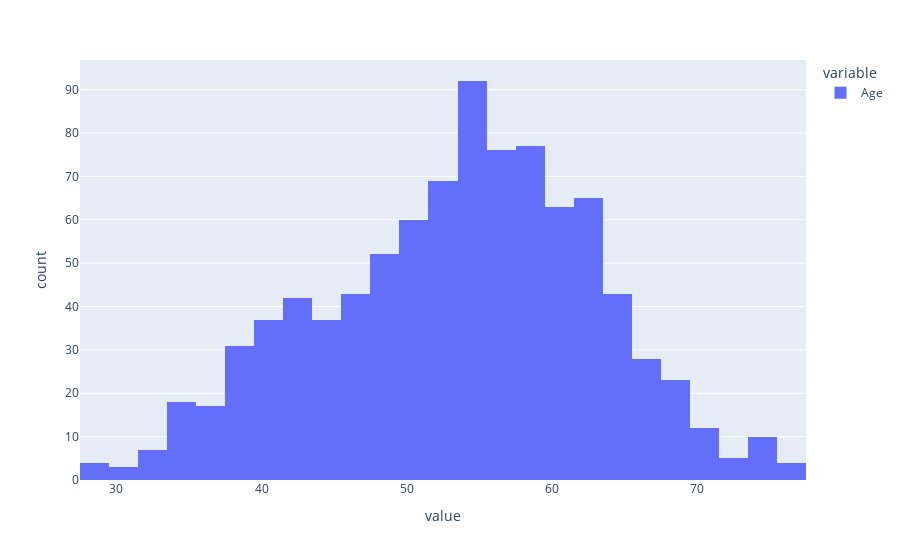

Source (notebook cell):
### Markdown cell above
#### Age Disturbution

### Code cell
fig = px.histogram(data.Age)
fig.show()

### Figure 1 — Plotly figure (JSON) as saved in the notebook; plotly's stock layout.template omitted (floating-point values rounded to 4 significant figures; data arrays with more than 128 entries replaced by an {"elided": "..."} marker saying what was removed)
{"data": [{"alignmentgroup": "True", "bingroup": "x", "hovertemplate": "variable=Age<br>value=%{x}<br>count=%{y}<extra></extra>", "legendgroup": "Age", "marker": {"color": "#636efa", "pattern": {"shape": ""}}, "name": "Age", "offsetgroup": "Age", "orientation": "v", "showlegend": true, "type": "histogram", "x": {"elided": "918 int values"}, "xaxis": "x", "yaxis": "y"}], "layout": {"barmode": "relative", "legend": {"title": {"text": "variable"}, "tracegroupgap": 0}, "margin": {"t": 60}, "xaxis": {"anchor": "y", "domain": [0, 1], "title": {"text": "value"}}, "yaxis": {"anchor": "x", "domain": [0, 1], "title": {"text": "count"}}}}
